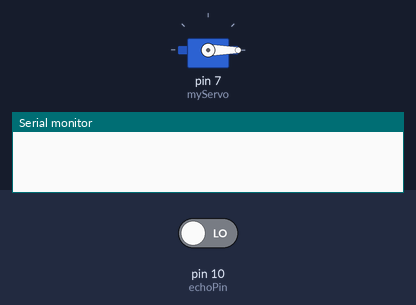
The sketch below on a simulated Arduino Uno, built with avr-gcc and run on an emulated ATmega328P. On the bench: servo, the last lines printed to the serial monitor. The inputs (shaded band) are chosen by the test bench; at power-on: pin 10 (echoPin) LOW.

Above: at 0.8 s.
At 1.5 s:
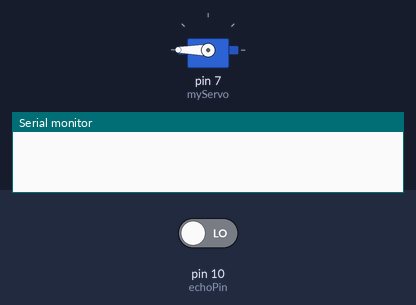
At 20.5 s:
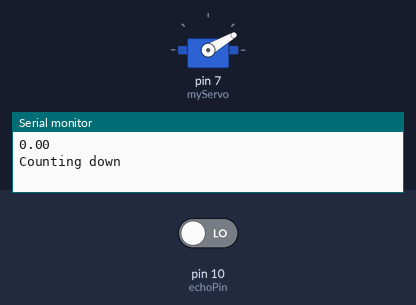
At 39.3 s:
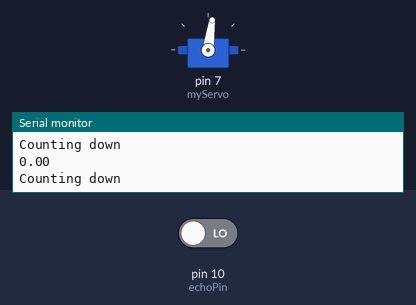
Timing chart, 0 to 40.0 s (numbered marks = the images above):
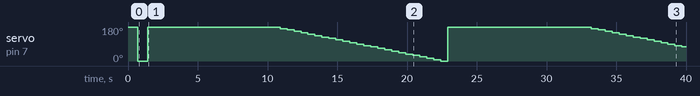

The sketch:

wash_timer.ino
```cpp
#include <Servo.h>

const int Pin9 = 9;
const int echoPin = 10;

float duration;
float distance;

int threshold = 200;
Servo myServo;

void setup() {

  Serial.begin(9600);

  // 7 to servo
  myServo.attach(7);
  myServo.write(180);
  delay(700);
  myServo.write(0);
  delay(700);
  myServo.write(180);
}

void loop() {
  digitalWrite(Pin9, LOW);
  delayMicroseconds(2);
  digitalWrite(Pin9, HIGH);
  delayMicroseconds(10);
  digitalWrite(Pin9, LOW);

  duration = pulseIn(echoPin, HIGH);
  distance = (duration * .0343) / 2;
  Serial.println(distance);

  if (distance < threshold) {
    countdownServo();
  }
  delay(100);
}

void countdownServo() {
  Serial.println("Counting down");
  int halfseconds = 40;

  for (int i = halfseconds; i >= 0; i--) {

    myServo.write((int)(i * 7.5));
    delay(500);
  }

  // reset
  myServo.write(180);
  delay(700);
}
```

Measured:
- by itself, servo on pin 7 (myServo): ramps from 180° to 0° and jumps back, once every 21.5 s
